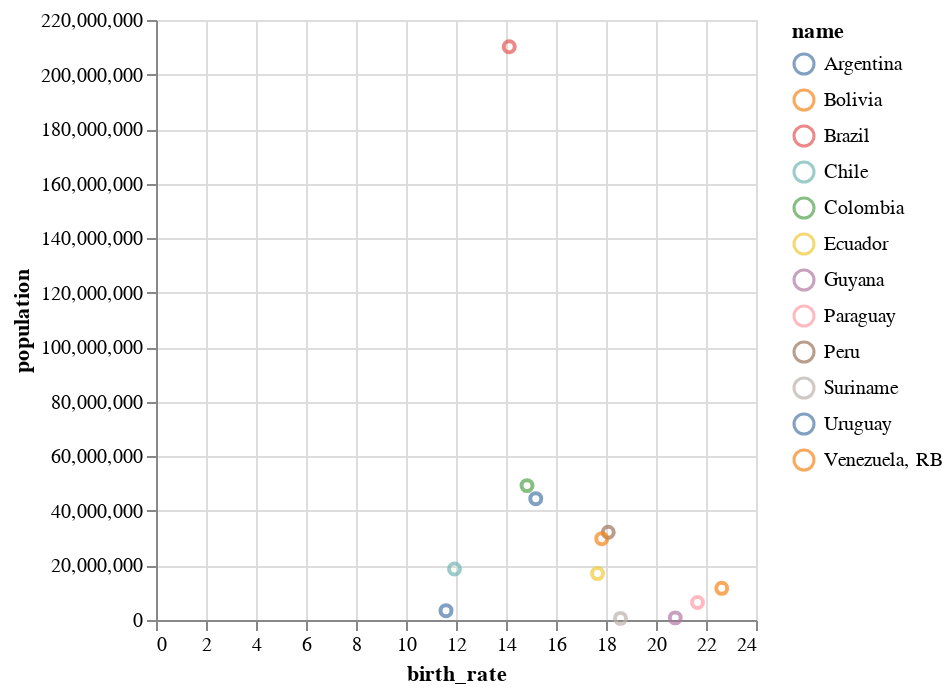

The code cell stored with this chart in its notebook:
### Code cell
alt.Chart(y2018).mark_point().encode(
    x=alt.X("birth_rate").sort("-y"),
    y="population",
    color="name"
)

### Figure 1 — Vega-Lite specification as saved in the notebook (floating-point values rounded to 4 significant figures)
{"config": {"view": {"continuousWidth": 300, "continuousHeight": 300}}, "data": {"name": "data-f4535bc509743e36acbf5e874e026744"}, "mark": {"type": "point"}, "encoding": {"color": {"field": "name", "type": "nominal"}, "x": {"field": "birth_rate", "sort": "-y", "type": "quantitative"}, "y": {"field": "population", "type": "quantitative"}}, "$schema": "https://vega.github.io/schema/vega-lite/v5.20.1.json", "datasets": {"data-f4535bc509743e36acbf5e874e026744": [{"year": 2018, "name": "Argentina", "life_expectancy_female": 80.33, "life_expectancy_male": 73.63, "birth_rate": 15.19, "population": 44494502}, {"year": 2018, "name": "Brazil", "life_expectancy_female": 78.27, "life_expectancy_male": 71.96, "birth_rate": 14.13, "population": 210166592}, {"year": 2018, "name": "Bolivia", "life_expectancy_female": 70.38, "life_expectancy_male": 65.28, "birth_rate": 22.63, "population": 11606905}, {"year": 2018, "name": "Chile", "life_expectancy_female": 82.53, "life_expectancy_male": 77.68, "birth_rate": 11.94, "population": 18701450}, {"year": 2018, "name": "Colombia", "life_expectancy_female": 79.66, "life_expectancy_male": 73.84, "birth_rate": 14.84, "population": 49276961}, {"year": 2018, "name": "Ecuador", "life_expectancy_female": 79.6, "life_expectancy_male": 74.62, "birth_rate": 17.66, "population": 17015672}, {"year": 2018, "name": "Guyana", "life_expectancy_female": 72.44, "life_expectancy_male": 65.5, "birth_rate": 20.77, "population": 785514}, {"year": 2018, "name": "Paraguay", "life_expectancy_female": 76.34, "life_expectancy_male": 70.95, "birth_rate": 21.66, "population": 6443328}, {"year": 2018, "name": "Peru", "life_expectancy_female": 78.29, "life_expectancy_male": 73.8, "birth_rate": 18.09, "population": 32203944}, {"year": 2018, "name": "Suriname", "life_expectancy_female": 75.94, "life_expectancy_male": 69.28, "birth_rate": 18.58, "population": 593715}, {"year": 2018, "name": "Venezuela, RB", "life_expectancy_female": 76.43, "life_expectancy_male": 67.83, "birth_rate": 17.83, "population": 29825653}, {"year": 2018, "name": "Uruguay", "life_expectancy_female": 81.28, "life_expectancy_male": 73.75, "birth_rate": 11.6, "population": 3427042}]}}
